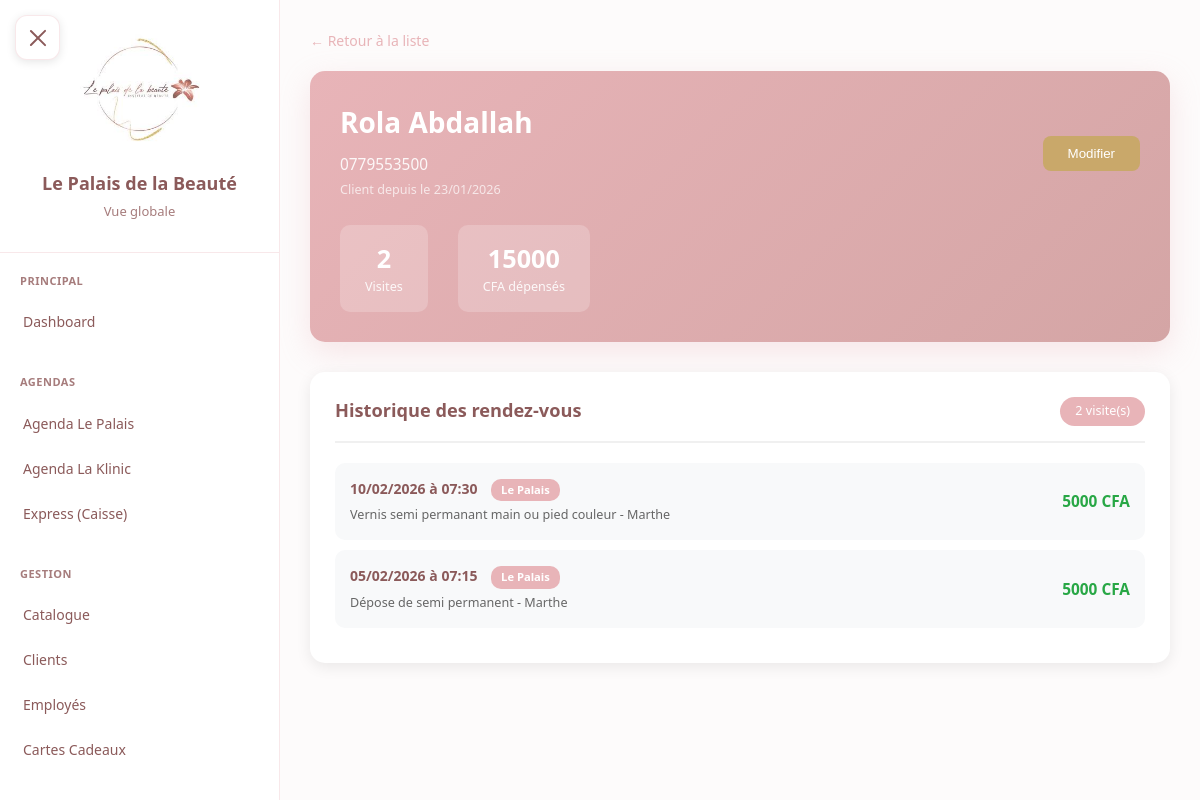
Page /clients/7/ (signed in) on the earlier database version.
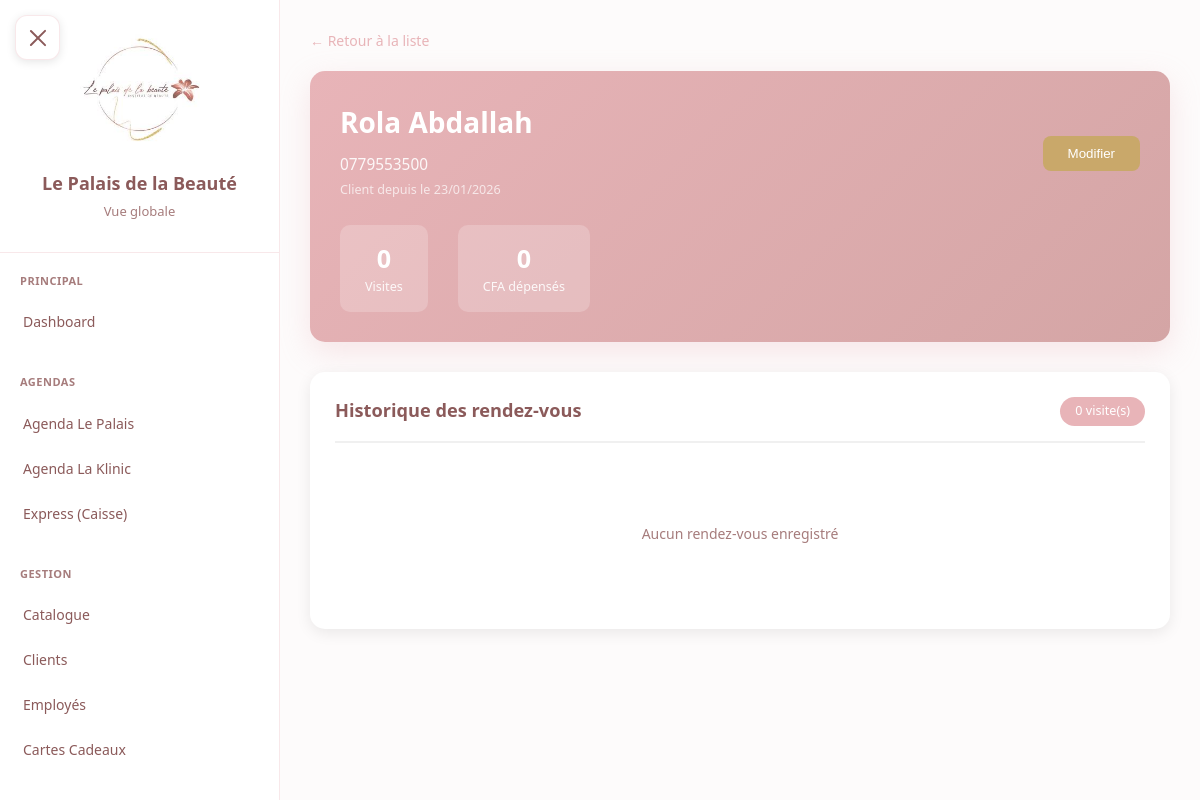
Same page on the later database version.
### core/models.py (models this page shows, shortened)
class Client(models.Model):
    SEXE_CHOICES = [
        ('F', 'Femme'),
        ('H', 'Homme'),
    ]
    nom = models.CharField(max_length=100)
    prenom = models.CharField(max_length=100)
    telephone = models.CharField(max_length=20, unique=True)
    email = models.EmailField(blank=True, null=True)
    sexe = models.CharField(max_length=1, choices=SEXE_CHOICES, default='F')
    date_creation = models.DateTimeField(auto_now_add=True)
    notes = models.TextField(blank=True, null=True)  # Notes optionnelles
    actif = models.BooleanField(default=True)
    class Meta:
        verbose_name = "Client"
        verbose_name_plural = "Clients"
        ordering = ['nom', 'prenom']
    def get_full_name(self):
        return f"{self.prenom} {self.nom}"
    def get_total_depense(self):
        from django.db.models import Sum
        total = Paiement.objects.filter(
            rendez_vous__client=self
        ).aggregate(Sum('montant'))['montant__sum'] or 0
        total += PaiementCredit.objects.filter(
            credit__client=self
        ).aggregate(Sum('montant'))['montant__sum'] or 0
        return total
    def get_nombre_visites(self):
        return RendezVous.objects.filter(client=self, statut='valide').count()
    def get_credit_total(self):
        from django.db.models import Sum
        return Credit.objects.filter(
            client=self,
            solde=False
        ).aggregate(Sum('reste_a_payer'))['reste_a_payer__sum'] or 0

class RendezVous(models.Model):
    STATUT_CHOICES = [
        ('planifie', 'Planifié'),      # RDV créé, non encore validé
        ('valide', 'Validé'),          # RDV validé par le manager
        ('annule', 'Annulé'),          # RDV annulé
        ('absent', 'Absent'),          # Client ne s'est pas présenté
        ('annule_client', 'Annulé par le client'),  # Annulé par le client
    ]
    institut = models.ForeignKey(Institut, on_delete=models.CASCADE, related_name='rendez_vous')
    client = models.ForeignKey(Client, on_delete=models.CASCADE, related_name='rendez_vous')
    employe = models.ForeignKey(Employe, on_delete=models.CASCADE, related_name='rendez_vous')
    date = models.DateField()
    heure_debut = models.TimeField()
    heure_fin = models.TimeField()  # Calculée automatiquement selon durée
    prestation = models.ForeignKey(Prestation, on_delete=models.PROTECT, related_name='rendez_vous')
    famille = models.ForeignKey(FamillePrestation, on_delete=models.PROTECT)  # Pour la couleur
    prix_base = models.IntegerField(
        validators=[MinValueValidator(0)]
    )  # Prix de la prestation au moment du RDV
    prix_options = models.IntegerField(
        default=0,
        validators=[MinValueValidator(0)]
    )  # Total des options
    prix_total = models.IntegerField(
        validators=[MinValueValidator(0)]
    )  # prix_base + prix_options
    prix_modifie = models.BooleanField(default=False)  # True si le prix a été modifié
    prix_original = models.IntegerField(
        null=True,
        blank=True,
        validators=[MinValueValidator(0)]
    )  # Prix avant modification
    raison_modification = models.CharField(max_length=200, blank=True, null=True)
    statut = models.CharField(max_length=20, choices=STATUT_CHOICES, default='planifie')
    date_validation = models.DateTimeField(null=True, blank=True)
    valide_par = models.ForeignKey(
        'Utilisateur',
        on_delete=models.SET_NULL,
        null=True,
        blank=True,
        related_name='rdv_valides'
    )
    date_creation = models.DateTimeField(auto_now_add=True)
    date_modification = models.DateTimeField(auto_now=True)
    cree_par = models.ForeignKey(
        'Utilisateur',
        on_delete=models.SET_NULL,
        null=True,
        related_name='rdv_crees'
    )
    groupe = models.ForeignKey(
        'GroupeRDV',
        on_delete=models.SET_NULL,
        null=True,
        blank=True,
        related_name='rendez_vous',
        help_text="Groupe auquel appartient ce RDV (si créé avec d'autres)"
    )
    est_seance_forfait = models.BooleanField(
        default=False,
        help_text="True si ce RDV est une séance de forfait"
    )
    forfait = models.ForeignKey(
        'ForfaitClient',
        on_delete=models.SET_NULL,
        null=True,
        blank=True,
        related_name='rendez_vous'
    )
    numero_seance = models.IntegerField(
        null=True,
        blank=True,
        help_text="Numéro de la séance dans le forfait (ex: 3 sur 6)"
    )
    class Meta:
        verbose_name = "Rendez-vous"
        verbose_name_plural = "Rendez-vous"
        ordering = ['date', 'heure_debut', 'employe']

class Institut(models.Model):
    nom = models.CharField(max_length=100)
    code = models.CharField(max_length=20, unique=True)  # 'palais', 'klinic', 'express'
    a_agenda = models.BooleanField(default=True)  # False pour Express
    heure_ouverture = models.TimeField(default='07:00')
    heure_fermeture = models.TimeField(default='23:00')
    fond_caisse = models.IntegerField(default=30000)  # Montant en CFA
    actif = models.BooleanField(default=True)
    class Meta:
        verbose_name = "Institut"
        verbose_name_plural = "Instituts"

class Prestation(models.Model):
    TYPE_CHOICES = [
        ('normal', 'Normal'),
        ('option', 'Option'),
        ('forfait', 'Forfait'),
    ]
    nom = models.CharField(max_length=200)
    famille = models.ForeignKey(FamillePrestation, on_delete=models.CASCADE, related_name='prestations')
    prix = models.IntegerField(
        validators=[MinValueValidator(0)],
        help_text="Prix en CFA"
    )
    duree = models.DecimalField(
        max_digits=4,
        decimal_places=2,
        null=True,
        blank=True,
        help_text="Durée en heures (ancien format, sera migré vers duree_minutes)"
    )  # En heures - gardé pour compatibilité
    duree_minutes = models.IntegerField(
        null=True,
        blank=True,
        help_text="Durée en minutes (peut être vide pour les options)"
    )
    type_prestation = models.CharField(
        max_length=20,
        choices=TYPE_CHOICES,
        default='normal'
    )
    unite = models.CharField(
        max_length=50,
        blank=True,
        null=True,
        help_text="Unité pour les options (ex: 'par strass', 'par ongle', 'par mèche')"
    )
    est_forfait = models.BooleanField(default=False, help_text="True si c'est un forfait multi-séances")
    nombre_seances = models.IntegerField(
        default=1,
        help_text="Nombre de séances (pour les forfaits)"
    )
    instituts = models.ManyToManyField(
        Institut,
        related_name='prestations_disponibles',
        blank=True,
        help_text="Instituts où cette prestation est disponible"
    )
    ordre_affichage = models.IntegerField(default=0, help_text="Ordre d'affichage dans la famille")
    actif = models.BooleanField(default=True)
    date_creation = models.DateTimeField(default=timezone.now)
    date_modification = models.DateTimeField(auto_now=True)
    class Meta:
        verbose_name = "Prestation"
        verbose_name_plural = "Prestations"
        ordering = ['famille', 'ordre_affichage', 'nom']

class Employe(models.Model):
    nom = models.CharField(max_length=100)
    institut = models.ForeignKey(Institut, on_delete=models.CASCADE, related_name='employes')
    actif = models.BooleanField(default=True)
    ordre_affichage = models.IntegerField(default=0)  # Pour l'ordre dans l'agenda
    class Meta:
        verbose_name = "Employé"
        verbose_name_plural = "Employés"
        ordering = ['institut', 'ordre_affichage', 'nom']

class Paiement(models.Model):
    MODE_CHOICES = [
        ('especes', 'Espèces'),
        ('carte', 'Carte'),
        ('cheque', 'Chèque'),
        ('om', 'Orange Money'),
        ('wave', 'Wave'),
        ('carte_cadeau', 'Carte cadeau'),
        ('forfait', 'Forfait'),  # Séance de forfait (0 CFA car déjà payé)
        ('offert', 'Offert'),  # Prestation offerte par le patron (0 CFA)
    ]
    rendez_vous = models.ForeignKey(RendezVous, on_delete=models.CASCADE, related_name='paiements')
    mode = models.CharField(max_length=20, choices=MODE_CHOICES)
    montant = models.IntegerField(
        validators=[MinValueValidator(0)]
    )
    date = models.DateTimeField(auto_now_add=True)
    utilisation_carte_cadeau = models.ForeignKey(
        'UtilisationCarteCadeau',
        on_delete=models.SET_NULL,
        null=True,
        blank=True,
    )
    class Meta:
        verbose_name = "Paiement"
        verbose_name_plural = "Paiements"

### core/views.py (the view)
# urls.py: path('clients/<int:pk>/', views.client_detail, name='client_detail'),
@login_required
def client_detail(request, pk):
    client = get_object_or_404(Client, pk=pk)
    rendez_vous = RendezVous.objects.filter(
        client=client, statut='valide'
    ).select_related(
        'institut', 'prestation', 'employe'
    ).prefetch_related('paiements').order_by('-date', '-heure_debut')[:50]
    credits = client.credits.all().order_by('-date_creation')
    forfaits = ForfaitClient.objects.filter(
        client=client
    ).select_related('prestation', 'institut').prefetch_related('seances').order_by(
        '-statut',  # actif en premier
        '-date_achat'
    )
    return render(request, 'clients/fiche.html', {
        'client': client,
        'rendez_vous': rendez_vous,
        'credits': credits,
        'forfaits': forfaits,
        'total_depense': client.get_total_depense(),
        'nombre_visites': client.get_nombre_visites(),
        'credit_total': client.get_credit_total(),
    })

### core/models.py (called while the page is built)
    def is_patron(self):
        return self.role == 'patron'

### templates/clients/fiche.html (shortened to what this page needs)
{% extends 'base.html' %}
{% block content %}
<div class="client-container">
    <a href="{% url 'core:clients_list' %}" class="back-btn">
        ← Retour à la liste
    </a>
    <div class="client-header">
        <div class="client-info-row">
            <div class="client-main-info">
                <h1>{{ client.get_full_name }}</h1>
                <div class="client-contact">{{ client.telephone }}</div>
                <div class="client-contact" style="opacity: 0.7; font-size: 0.9em;">
                    Client depuis le {{ client.date_creation|date:"d/m/Y" }}
                </div>
            </div>
            {% if request.user.utilisateur.is_patron %}
            <button class="btn-modifier" onclick="ouvrirModalModifier()">
                Modifier
            </button>
            {% endif %}
        </div>
        <div class="client-stats-row">
            <div class="client-stat">
                <div class="client-stat-value">{{ nombre_visites }}</div>
                <div class="client-stat-label">Visites</div>
            </div>
            <div class="client-stat">
                <div class="client-stat-value">{{ total_depense|floatformat:0 }}</div>
                <div class="client-stat-label">CFA dépensés</div>
            </div>
        </div>
    </div>
    <div class="section-card">
        <div class="section-header">
            <h2 class="section-title">Historique des rendez-vous</h2>
            <span class="badge-count">{{ nombre_visites }} visite(s)</span>
        </div>
        {% if rendez_vous %}
        <div class="rdv-list">
            {% for rdv in rendez_vous %}
            <div class="rdv-item">
                <div>
                    <div class="rdv-date">
                        {{ rdv.date|date:"d/m/Y" }} à {{ rdv.heure_debut|time:"H:i" }}
                        <span class="rdv-institut">{{ rdv.institut.nom }}</span>
                    </div>
                    <div class="rdv-detail">
                        {{ rdv.prestation.nom }} - {{ rdv.employe.nom }}
                    </div>
                </div>
                <div class="rdv-amount">
                    {% with paiement=rdv.paiements.first %}
                        {% if paiement %}{{ paiement.montant|floatformat:0 }}{% else %}0{% endif %} CFA
                    {% endwith %}
                </div>
            </div>
            {% endfor %}
        </div>
        {% else %}
        <div class="empty-state">
            Aucun rendez-vous enregistré
        </div>
        {% endif %}
    </div>
</div>
{% endblock %}

### templates/base.html (shortened to what this page needs)
<!DOCTYPE html>
<html lang="fr">
<head>
    <link rel="stylesheet" href="/static/css/style.css">
</head>
<body>
    <button class="mobile-menu-btn" id="mobileMenuBtn" aria-label="Menu">
        <span></span>
    </button>
    <div class="main-layout">
        <aside class="sidebar" id="sidebar">
            <div class="sidebar-header">
                <img src="/static/images/logo.jpg" alt="Logo" class="sidebar-logo" onerror="this.style.display='none'">
                <div class="sidebar-title">Le Palais de la Beauté</div>
                <div class="sidebar-subtitle">
                    {% if request.user.is_authenticated %}
                        {% if request.user.utilisateur.is_patron %}
                            Vue globale
                        {% else %}
                            {{ request.user.utilisateur.institut.nom }}
                        {% endif %}
                    {% endif %}
                </div>
            </div>
            <nav class="sidebar-nav">
                {% if request.user.is_authenticated %}
                    {% if request.user.utilisateur.is_patron %}
                        <div class="nav-section">
                            <div class="nav-section-title">Principal</div>
                            <a href="{% url 'dashboard:index' %}" class="nav-item {% if request.resolver_match.app_name == 'dashboard' %}active{% endif %}">
                                Dashboard
                            </a>
                        </div>
                        <div class="nav-section">
                            <div class="nav-section-title">Agendas</div>
                            <a href="{% url 'agenda:index' institut_code='palais' %}" class="nav-item">
                                Agenda Le Palais
                            </a>
                            <a href="{% url 'agenda:index' institut_code='klinic' %}" class="nav-item">
                                Agenda La Klinic
                            </a>
                            <a href="{% url 'express:index' %}" class="nav-item">
                                Express (Caisse)
                            </a>
                        </div>
                        <div class="nav-section">
                            <div class="nav-section-title">Gestion</div>
                            <a href="{% url 'gestion:catalogue' %}" class="nav-item {% if request.resolver_match.app_name == 'gestion' %}active{% endif %}">
                                Catalogue
                            </a>
                            <a href="{% url 'core:clients_list' %}" class="nav-item {% if request.resolver_match.url_name == 'clients_list' %}active{% endif %}">
                                Clients
                            </a>
                            <a href="{% url 'core:employes_list' %}" class="nav-item {% if request.resolver_match.url_name == 'employes_list' %}active{% endif %}">
                                Employés
                            </a>
                            <a href="{% url 'core:cartes_cadeaux_list' %}" class="nav-item {% if request.resolver_match.url_name == 'cartes_cadeaux_list' %}active{% endif %}">
                                Cartes Cadeaux
                            </a>
                        </div>
                    {% endif %}
                {% endif %}
            </nav>
        </aside>
        <main class="main-content">
            {% block content %}
            {% endblock %}
        </main>
    </div>
</body>
</html>

### static/css/style.css (style rules this page uses)
.empty-state { text-align: center; padding: 60px 20px; }

Differences in the rows shown:
removed RendezVous: date "10/02/2026", heure_debut "07:30", institut.nom "Le Palais", prestation.nom "Vernis semi permanant main ou pied couleur", employe.nom "Marthe", paiements.first.montant "5000"
removed RendezVous: date "05/02/2026", heure_debut "07:15", institut.nom "Le Palais", prestation.nom "Dépose de semi permanent", employe.nom "Marthe", paiements.first.montant "5000"
Other differences:
{{ nombre_visites }}: "2" → "0"
{{ total_depense|floatformat:0 }}: "15000" → "0"
text now shown: "Aucun rendez-vous enregistré"
